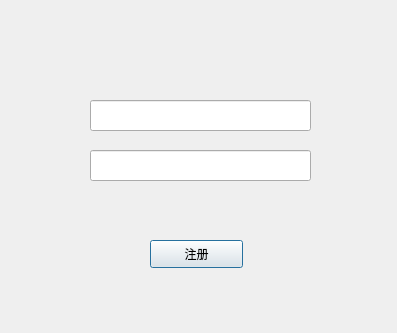
<?xml version="1.0" encoding="UTF-8"?>
<ui version="4.0">
 <class>Regist</class>
 <widget class="QDialog" name="Regist">
  <property name="geometry">
   <rect>
    <x>0</x>
    <y>0</y>
    <width>397</width>
    <height>333</height>
   </rect>
  </property>
  <property name="windowTitle">
   <string>Dialog</string>
  </property>
  <widget class="QLineEdit" name="id">
   <property name="geometry">
    <rect>
     <x>90</x>
     <y>100</y>
     <width>221</width>
     <height>31</height>
    </rect>
   </property>
   <property name="palette">
    <palette>
     <active/>
     <inactive/>
     <disabled/>
    </palette>
   </property>
   <property name="font">
    <font>
     <family>Franklin Gothic Medium</family>
     <pointsize>14</pointsize>
     <weight>75</weight>
     <bold>true</bold>
    </font>
   </property>
   <property name="styleSheet">
    <string notr="true">border-image: url(:/images/idedit.png);</string>
   </property>
   <property name="text">
    <string/>
   </property>
  </widget>
  <widget class="QLineEdit" name="pw">
   <property name="geometry">
    <rect>
     <x>90</x>
     <y>150</y>
     <width>221</width>
     <height>31</height>
    </rect>
   </property>
   <property name="palette">
    <palette>
     <active/>
     <inactive/>
     <disabled/>
    </palette>
   </property>
   <property name="font">
    <font>
     <family>Franklin Gothic Medium</family>
     <pointsize>14</pointsize>
     <weight>75</weight>
     <bold>true</bold>
    </font>
   </property>
   <property name="styleSheet">
    <string notr="true">border-image: url(:/images/pwedit.png);</string>
   </property>
   <property name="text">
    <string/>
   </property>
  </widget>
  <widget class="QPushButton" name="sure">
   <property name="geometry">
    <rect>
     <x>150</x>
     <y>240</y>
     <width>93</width>
     <height>28</height>
    </rect>
   </property>
   <property name="text">
    <string>注册</string>
   </property>
  </widget>
  <widget class="QLabel" name="label">
   <property name="geometry">
    <rect>
     <x>0</x>
     <y>0</y>
     <width>401</width>
     <height>331</height>
    </rect>
   </property>
   <property name="styleSheet">
    <string notr="true">border-image: url(:/images/registBG.png);</string>
   </property>
   <property name="text">
    <string/>
   </property>
  </widget>
  <zorder>label</zorder>
  <zorder>id</zorder>
  <zorder>pw</zorder>
  <zorder>sure</zorder>
 </widget>
 <resources/>
 <connections/>
</ui>
